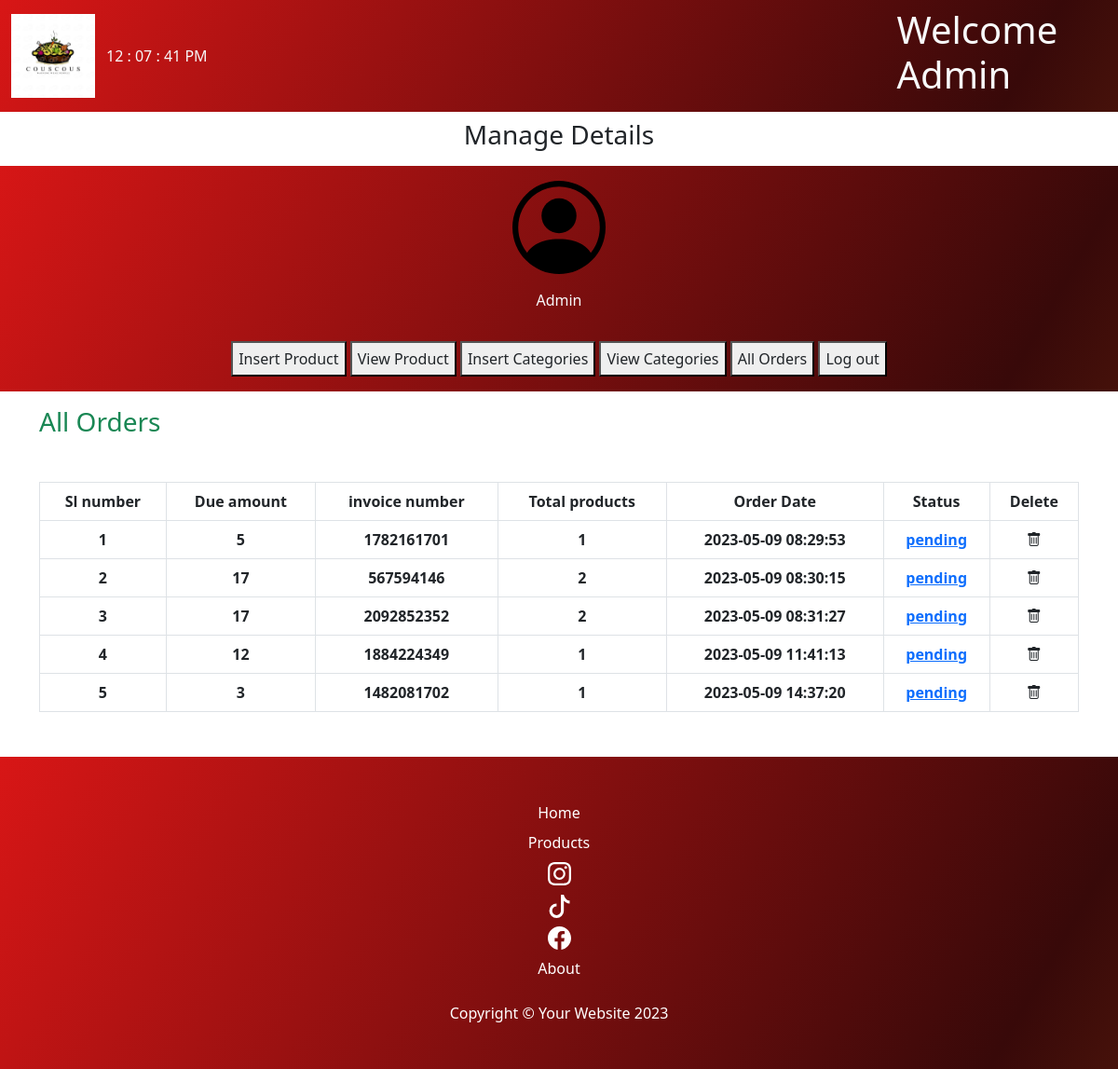
Page /admin_area/index.php?view_orders on the committed database.
### tables this page shows
CREATE TABLE `user_orders` (
  `order_id` int(11) NOT NULL,
  `user_id` int(11) NOT NULL,
  `amount_due` int(255) NOT NULL,
  `invoice_number` int(255) NOT NULL,
  `total_products` int(255) NOT NULL,
  `order_date` timestamp NOT NULL DEFAULT current_timestamp() ON UPDATE current_timestamp(),
  `order_status` varchar(255) NOT NULL
);

### admin_area/view_orders.php (the view, shortened to what this page needs)
<h3 class="text-success">All Orders</h3>
<table class="table table-bordered my-5 text-center">
  <tr class="bg-dark text-white">
    <th>Sl number</th>
    <th>Due amount</th>
    <th>invoice number</th>
    <th>Total products</th>
    <th>Order Date</th>
    <th>Status</th>
    <th>Delete</th>
  </tr>
  <?php
  $select_queryy="SELECT * FROM user_orders";
  $result_queryy=mysqli_query($conn,$select_queryy);
  $row_count=mysqli_num_rows($result_queryy);
  if($row_count==0){
    echo"<h2 class='bg-danger text-center mt-5'>No orders yet</h2>";
  }else{
    $num=0;
    while($row=mysqli_fetch_assoc($result_queryy)){
          $order_status=$row['order_status'];
          $amount_due=$row['amount_due'];
          $invoice_number=$row['invoice_number'];
          $total_products=$row['total_products'];
          $order_date=$row['order_date'];
          $order_id=$row['order_id'];
          $num++;
          echo"
          <tr>
      <th>$num</th>
      <th>$amount_due</th>
      <th>$invoice_number</th>
      <th>$total_products</th>
      <th>$order_date</th>
      <th><a href='index.php?confirm_order=$order_id'>$order_status</a></th>
      <th><a href='index.php?delete_order=$order_id' class='text-dark' ><i class='bi bi-trash'></i></a></th>
    </tr>
          ";}
  }
  ?>
</table>

### rows in the picture
user_orders: amount_due "5", invoice_number "1782161701", total_products "1", order_date "2023-05-09 08:29:53", order_status "pending"
user_orders: amount_due "17", invoice_number "567594146", total_products "2", order_date "2023-05-09 08:30:15", order_status "pending"
user_orders: amount_due "17", invoice_number "2092852352", total_products "2", order_date "2023-05-09 08:31:27", order_status "pending"
user_orders: amount_due "12", invoice_number "1884224349", total_products "1", order_date "2023-05-09 11:41:13", order_status "pending"
user_orders: amount_due "3", invoice_number "1482081702", total_products "1", order_date "2023-05-09 14:37:20", order_status "pending"
